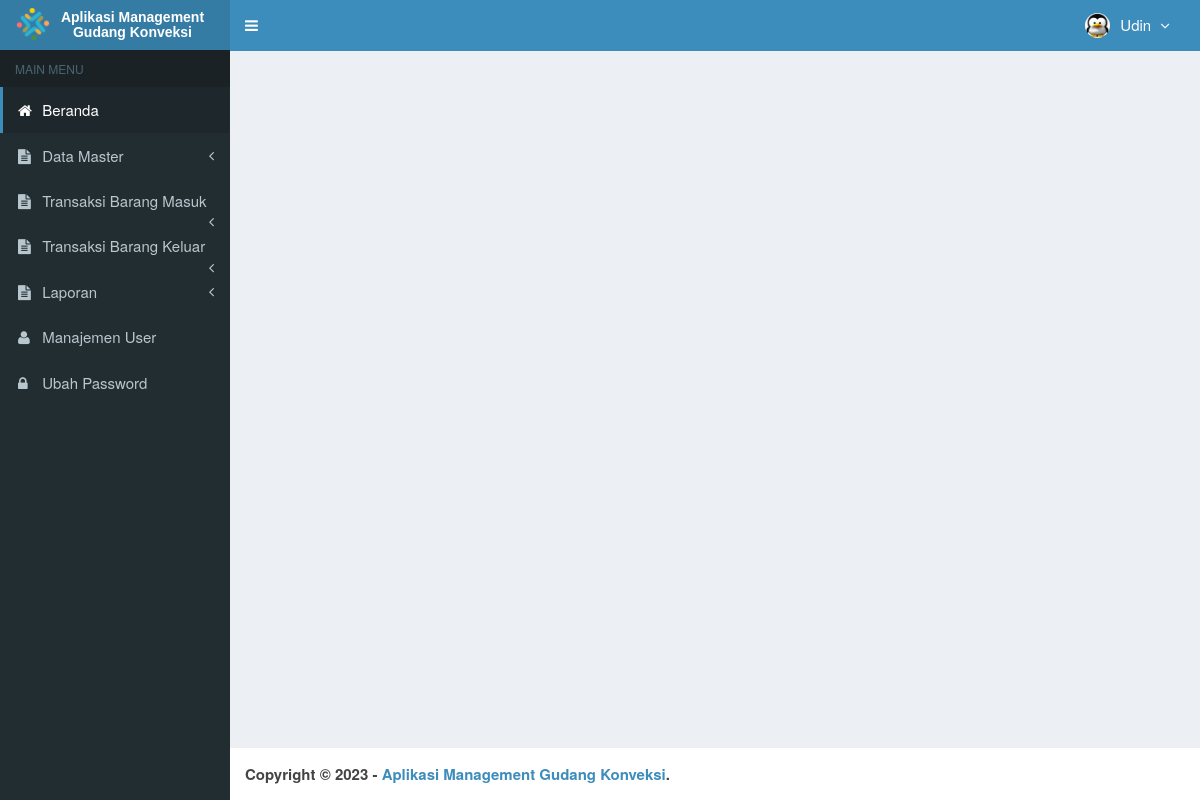
The app's page /main.php?module=beranda (signed in) with its own data.
### tables this page shows
CREATE TABLE `is_users` (
  `id_user` int(3) NOT NULL,
  `username` varchar(50) NOT NULL,
  `nama_user` varchar(50) NOT NULL,
  `password` varchar(50) NOT NULL,
  `email` varchar(50) DEFAULT NULL,
  `telepon` varchar(13) DEFAULT NULL,
  `foto` varchar(100) DEFAULT NULL,
  `hak_akses` enum('Super Admin','Manajer','Gudang') NOT NULL,
  `status` enum('aktif','blokir') NOT NULL DEFAULT 'aktif',
  `created_at` timestamp NOT NULL DEFAULT current_timestamp(),
  `updated_at` timestamp NOT NULL DEFAULT current_timestamp() ON UPDATE current_timestamp()
);

### top-menu.php (the view, shortened to what this page needs)
<?php
require_once "config/database.php";
$query = mysqli_query($mysqli, "SELECT id_user, nama_user, foto, hak_akses FROM is_users WHERE id_user='$_SESSION[id_user]'")
                                or die('Ada kesalahan pada query tampil Manajemen User: '.mysqli_error($mysqli));
$data = mysqli_fetch_assoc($query);
?>
<li class="dropdown user user-menu">
  <a href="#" class="dropdown-toggle" data-toggle="dropdown">
  <?php
  if ($data['foto']=="") { ?>
    <img src="images/user/user-default.png" class="user-image" alt="User Image"/>
  <?php
  }
  else { ?>
    <img src="images/user/<?php echo $data['foto']; ?>" class="user-image" alt="User Image"/>
  <?php
  }
  ?>
    <span class="hidden-xs"><?php echo $data['nama_user']; ?> <i style="margin-left:5px" class="fa fa-angle-down"></i></span>
  </a>
</li>

### assets/css/style.css (style rules this page uses)
body { background-color: #fff; color: #333; font-size: 15px; line-height: 1.42857; }

### records on screen
is_users: foto (picture), nama_user "Udin"
